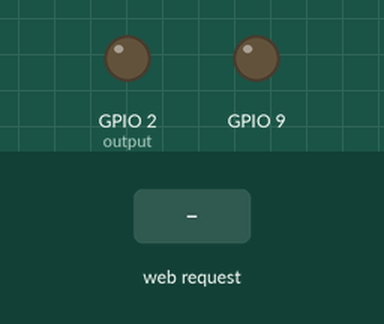
Bench run of a sketch on a simulated ESP8266 (NodeMCU). On the bench: output pins drawn as LEDs (lit = HIGH). The inputs (shaded band) are chosen by the test bench. WiFi joins after 1.5 s; servers stay silent unless stated; what the sketch prints to the serial monitor is not drawn.

Above: at 0.1 s.
At 3.2 s:
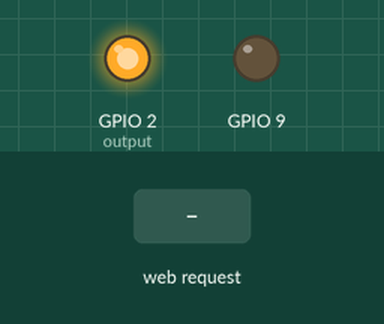
3.3 s: HTTP request GET /slider received
Timing chart, 0 to 6.3 s (numbered marks = the images above; inputs shaded):
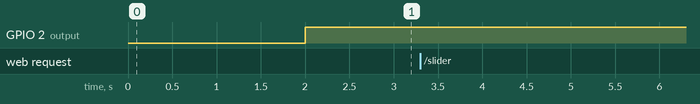

The sketch:

main.ino
```cpp
#include <ESP8266WiFi.h>
#include <ESPAsyncTCP.h>
#include <ESPAsyncWebServer.h>

//tcs
/*
int sensor_pin = 2;
const int enablePin = 9;   // PWM pin connected to ENA on the L298N
const int in1Pin = 8;      // Input 1 pin connected to IN1 on the L298N
const int in2Pin = 7;      // Input 2 pin connected to IN2 on the L298N
*/
int mappedvalue = 0;

//sv
const char* ssid = "Galaxy";
const char* password = "esp32abc";

const int output = 2;

String sliderValue = "0";

const char* PARAM_INPUT = "value";

// Create AsyncWebServer object on port 80
AsyncWebServer server(80);

const char index_html[] PROGMEM = R"rawliteral(
<!DOCTYPE HTML><html>
<head>
  <meta name="viewport" content="width=device-width, initial-scale=1">
  <title>ESP Web Server</title>
  <style>
    html {font-family: Arial; display: inline-block; text-align: center;}
    h2 {font-size: 2.3rem;}
    p {font-size: 1.9rem;}
    body {max-width: 400px; margin:0px auto; padding-bottom: 25px;}
    .slider { -webkit-appearance: none; margin: 14px; width: 360px; height: 25px; background: #FFD65C;
      outline: none; -webkit-transition: .2s; transition: opacity .2s;}
    .slider::-webkit-slider-thumb {-webkit-appearance: none; appearance: none; width: 35px; height: 35px; background: #003249; cursor: pointer;}
    .slider::-moz-range-thumb { width: 35px; height: 35px; background: #003249; cursor: pointer; }
  </style>
</head>
<body>
  <h2>ESP Web Server</h2>
  <p><span id="textSliderValue">%SLIDERVALUE%</span></p>
  <p><input type="range" oninput="updateSliderPWM(this)" id="pwmSlider" min="0" max="1023" value="%SLIDERVALUE%" step="1" class="slider"></p>
<script>
function updateSliderPWM(element) {
  var sliderValue = document.getElementById("pwmSlider").value;
  document.getElementById("textSliderValue").innerHTML = sliderValue;
  console.log(sliderValue);
  var xhr = new XMLHttpRequest();
  xhr.open("GET", "/slider?value="+sliderValue, true);
  xhr.send();
}
</script>
</body>
</html>
)rawliteral";

// Replaces placeholder with button section in your web page
String processor(const String& var){
  //Serial.println(var);
  if (var == "SLIDERVALUE"){
    return sliderValue;
  }
  return String();
}

void setup(){
  // Serial port for debugging purposes
  Serial.begin(115200);
  //tcs:
  pinMode(9, OUTPUT);
  /*
  pinMode(in1Pin, OUTPUT);
  pinMode(in2Pin, OUTPUT);
  pinMode(sensor_pin, INPUT);
*/
  //sv:
  // Connect to Wi-Fi
  WiFi.begin(ssid, password);
  while (WiFi.status() != WL_CONNECTED) {
    delay(1000);
    Serial.println("Connecting to WiFi..");
  }

  // Print ESP Local IP Address
  Serial.println(WiFi.localIP());

  // Route for root / web page
  server.on("/", HTTP_GET, [](AsyncWebServerRequest *request){
    request->send_P(200, "text/html", index_html, processor);
  });

  // Send a GET request to <ESP_IP>/slider?value=<inputMessage>
  server.on("/slider", HTTP_GET, [] (AsyncWebServerRequest *request) {
    String inputMessage;
    // GET input1 value on <ESP_IP>/slider?value=<inputMessage>
    if (request->hasParam(PARAM_INPUT)) {
      inputMessage = request->getParam(PARAM_INPUT)->value();
      sliderValue = inputMessage;
      analogWrite(output, sliderValue.toInt());
    }
    else {
      inputMessage = "No message sent";
    }
    Serial.println(inputMessage);
    request->send(200, "text/plain", "OK");
  });

  // Start server
  server.begin();
}

/*void speed_sensor() {
  static unsigned long start_time_sensor = 0;
  static unsigned long start_time_average = 0;
  unsigned long stop_time_sensor;
  unsigned long stop_time_average;
  unsigned long time_counted;
  int NumReadings;
  unsigned long Readings;
  unsigned long Average;

  int sensor_state = digitalRead(sensor_pin);

  if (sensor_state == LOW) {
    start_time_sensor = millis();
    start_time_average = millis();
  }
  else if (sensor_state == HIGH) {
    stop_time_sensor = millis();
    stop_time_average = millis();
    time_counted = stop_time_sensor - start_time_sensor;
  }

  if ((stop_time_average - start_time_average) < 3000) {
    NumReadings++;
    Readings = Readings + time_counted;
  }
  else if ((stop_time_average - start_time_average) > 3000) {
    Average = Readings / NumReadings;
    //Serial.println(Average);
    //start_time_average = 0;
    //stop_time_average = 0;
    NumReadings = 0;
    Readings = 0;
  }

  delay(100);
}

void motors() {
  //int throtle = 200;// = Serial.parseInt(); //Parseint tarda mucho
  //int pwmValue = map(throtle, 0, 100, 0, 255);
  // Set the motor speed
  int sliderValueint = sliderValue.toInt();
  mappedvalue = map(sliderValueint, -100, 0, 1, 255);
  if(mappedvalue > 0){
    analogWrite(enablePin, mappedvalue);
    digitalWrite(in1Pin, HIGH);
    digitalWrite(in2Pin, HIGH);
  }
  if(mappedvalue == 1){
    analogWrite(enablePin, mappedvalue);
    digitalWrite(in1Pin, LOW);
    digitalWrite(in2Pin, LOW);
  }

  //Serial.println(throtle);
}
*/
void loop() {
  Serial.println(sliderValue);
  //speed_sensor();
  //motors();
  int sliderValueint = sliderValue.toInt();
  int mappedvalue = map(sliderValueint, -100, 0, 1, 255);
  analogWrite(2, mappedvalue);
}
```
